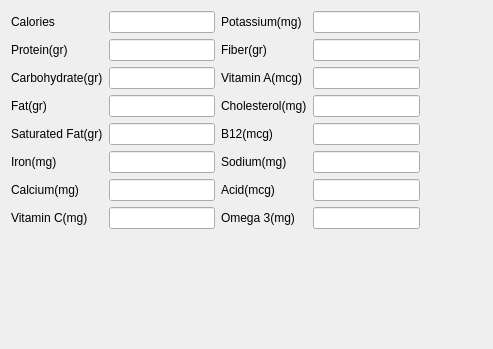
<?xml version="1.0" encoding="UTF-8"?>
<ui version="4.0">
 <class>QtNutritionalDataUi</class>
 <widget class="QWidget" name="QtNutritionalDataUi">
  <property name="geometry">
   <rect>
    <x>0</x>
    <y>0</y>
    <width>493</width>
    <height>349</height>
   </rect>
  </property>
  <property name="windowTitle">
   <string>Form</string>
  </property>
  <layout class="QGridLayout" name="gridLayout_2">
   <item row="0" column="0">
    <layout class="QGridLayout" name="gridLayout">
     <item row="0" column="0">
      <widget class="QLabel" name="label">
       <property name="text">
        <string>Calories</string>
       </property>
      </widget>
     </item>
     <item row="0" column="1">
      <widget class="QLineEdit" name="caloriesTxt"/>
     </item>
     <item row="0" column="2">
      <widget class="QLabel" name="label_9">
       <property name="text">
        <string>Potassium(mg)</string>
       </property>
      </widget>
     </item>
     <item row="0" column="3">
      <widget class="QLineEdit" name="potassiumTxt"/>
     </item>
     <item row="1" column="0">
      <widget class="QLabel" name="label_2">
       <property name="text">
        <string>Protein(gr)</string>
       </property>
      </widget>
     </item>
     <item row="1" column="1">
      <widget class="QLineEdit" name="proteinTxt"/>
     </item>
     <item row="1" column="2">
      <widget class="QLabel" name="label_10">
       <property name="text">
        <string>Fiber(gr)</string>
       </property>
      </widget>
     </item>
     <item row="1" column="3">
      <widget class="QLineEdit" name="fiberTxt"/>
     </item>
     <item row="2" column="0">
      <widget class="QLabel" name="label_3">
       <property name="text">
        <string>Carbohydrate(gr)</string>
       </property>
      </widget>
     </item>
     <item row="2" column="1">
      <widget class="QLineEdit" name="carbohoydrateTxt"/>
     </item>
     <item row="2" column="2">
      <widget class="QLabel" name="label_11">
       <property name="text">
        <string>Vitamin A(mcg)</string>
       </property>
      </widget>
     </item>
     <item row="2" column="3">
      <widget class="QLineEdit" name="vitaminATxt"/>
     </item>
     <item row="3" column="0">
      <widget class="QLabel" name="label_4">
       <property name="text">
        <string>Fat(gr)</string>
       </property>
      </widget>
     </item>
     <item row="3" column="1">
      <widget class="QLineEdit" name="fatTxt"/>
     </item>
     <item row="3" column="2">
      <widget class="QLabel" name="label_12">
       <property name="text">
        <string>Cholesterol(mg)</string>
       </property>
      </widget>
     </item>
     <item row="3" column="3">
      <widget class="QLineEdit" name="cholesterolTxt"/>
     </item>
     <item row="4" column="0">
      <widget class="QLabel" name="label_5">
       <property name="text">
        <string>Saturated Fat(gr)</string>
       </property>
      </widget>
     </item>
     <item row="4" column="1">
      <widget class="QLineEdit" name="saturatedFatTxt"/>
     </item>
     <item row="4" column="2">
      <widget class="QLabel" name="label_13">
       <property name="text">
        <string>B12(mcg)</string>
       </property>
      </widget>
     </item>
     <item row="4" column="3">
      <widget class="QLineEdit" name="b12Txt"/>
     </item>
     <item row="5" column="0">
      <widget class="QLabel" name="label_6">
       <property name="text">
        <string>Iron(mg)</string>
       </property>
      </widget>
     </item>
     <item row="5" column="1">
      <widget class="QLineEdit" name="ironTxt"/>
     </item>
     <item row="5" column="2">
      <widget class="QLabel" name="label_14">
       <property name="text">
        <string>Sodium(mg)</string>
       </property>
      </widget>
     </item>
     <item row="5" column="3">
      <widget class="QLineEdit" name="sodiumTxt"/>
     </item>
     <item row="6" column="0">
      <widget class="QLabel" name="label_7">
       <property name="text">
        <string>Calcium(mg)</string>
       </property>
      </widget>
     </item>
     <item row="6" column="1">
      <widget class="QLineEdit" name="calciumTxt"/>
     </item>
     <item row="6" column="2">
      <widget class="QLabel" name="label_15">
       <property name="text">
        <string>Acid(mcg)</string>
       </property>
      </widget>
     </item>
     <item row="6" column="3">
      <widget class="QLineEdit" name="acidTxt"/>
     </item>
     <item row="7" column="0">
      <widget class="QLabel" name="label_8">
       <property name="text">
        <string>Vitamin C(mg)</string>
       </property>
      </widget>
     </item>
     <item row="7" column="1">
      <widget class="QLineEdit" name="vitaminCTxt"/>
     </item>
     <item row="7" column="2">
      <widget class="QLabel" name="label_16">
       <property name="text">
        <string>Omega 3(mg)</string>
       </property>
      </widget>
     </item>
     <item row="7" column="3">
      <widget class="QLineEdit" name="omega3Txt"/>
     </item>
    </layout>
   </item>
   <item row="0" column="1">
    <spacer name="horizontalSpacer">
     <property name="orientation">
      <enum>Qt::Horizontal</enum>
     </property>
     <property name="sizeHint" stdset="0">
      <size>
       <width>64</width>
       <height>20</height>
      </size>
     </property>
    </spacer>
   </item>
   <item row="1" column="0">
    <spacer name="verticalSpacer">
     <property name="orientation">
      <enum>Qt::Vertical</enum>
     </property>
     <property name="sizeHint" stdset="0">
      <size>
       <width>20</width>
       <height>118</height>
      </size>
     </property>
    </spacer>
   </item>
  </layout>
 </widget>
 <resources/>
 <connections/>
</ui>
